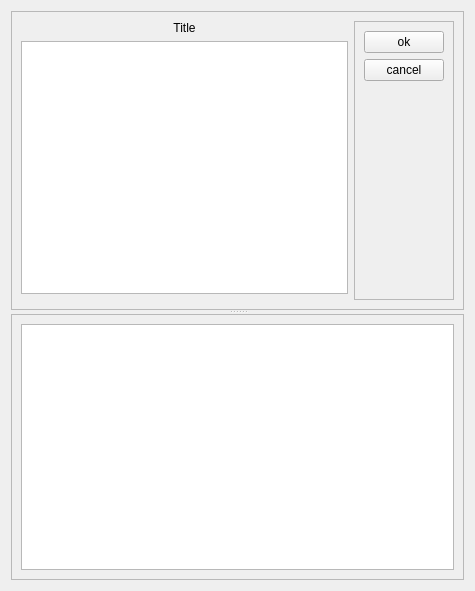
<?xml version="1.0" encoding="UTF-8"?>
<ui version="4.0">
 <class>Form</class>
 <widget class="QWidget" name="Form">
  <property name="geometry">
   <rect>
    <x>0</x>
    <y>0</y>
    <width>475</width>
    <height>591</height>
   </rect>
  </property>
  <property name="windowTitle">
   <string>Form</string>
  </property>
  <layout class="QGridLayout" name="gridLayout">
   <item row="0" column="0">
    <widget class="QSplitter" name="splitter">
     <property name="orientation">
      <enum>Qt::Vertical</enum>
     </property>
     <widget class="QFrame" name="frame_selection">
      <property name="frameShape">
       <enum>QFrame::StyledPanel</enum>
      </property>
      <property name="frameShadow">
       <enum>QFrame::Raised</enum>
      </property>
      <layout class="QGridLayout" name="gridLayout_4">
       <item row="1" column="0">
        <widget class="QListWidget" name="lW_selection"/>
       </item>
       <item row="0" column="0">
        <widget class="QLabel" name="label_title">
         <property name="text">
          <string>Title</string>
         </property>
         <property name="alignment">
          <set>Qt::AlignCenter</set>
         </property>
        </widget>
       </item>
       <item row="0" column="1" rowspan="3">
        <widget class="QFrame" name="frame_action">
         <property name="frameShape">
          <enum>QFrame::StyledPanel</enum>
         </property>
         <property name="frameShadow">
          <enum>QFrame::Raised</enum>
         </property>
         <layout class="QGridLayout" name="gridLayout_5">
          <item row="1" column="0">
           <widget class="QPushButton" name="pB_cancel">
            <property name="text">
             <string>cancel</string>
            </property>
           </widget>
          </item>
          <item row="0" column="0">
           <widget class="QPushButton" name="pB_ok">
            <property name="text">
             <string>ok</string>
            </property>
           </widget>
          </item>
          <item row="2" column="0">
           <spacer name="verticalSpacer">
            <property name="orientation">
             <enum>Qt::Vertical</enum>
            </property>
            <property name="sizeHint" stdset="0">
             <size>
              <width>20</width>
              <height>40</height>
             </size>
            </property>
           </spacer>
          </item>
         </layout>
        </widget>
       </item>
      </layout>
     </widget>
     <widget class="QFrame" name="frame_list">
      <property name="frameShape">
       <enum>QFrame::StyledPanel</enum>
      </property>
      <property name="frameShadow">
       <enum>QFrame::Raised</enum>
      </property>
      <layout class="QGridLayout" name="gridLayout_2">
       <item row="0" column="0">
        <widget class="QListWidget" name="lW_ingredients"/>
       </item>
      </layout>
     </widget>
    </widget>
   </item>
  </layout>
 </widget>
 <resources/>
 <connections/>
</ui>
